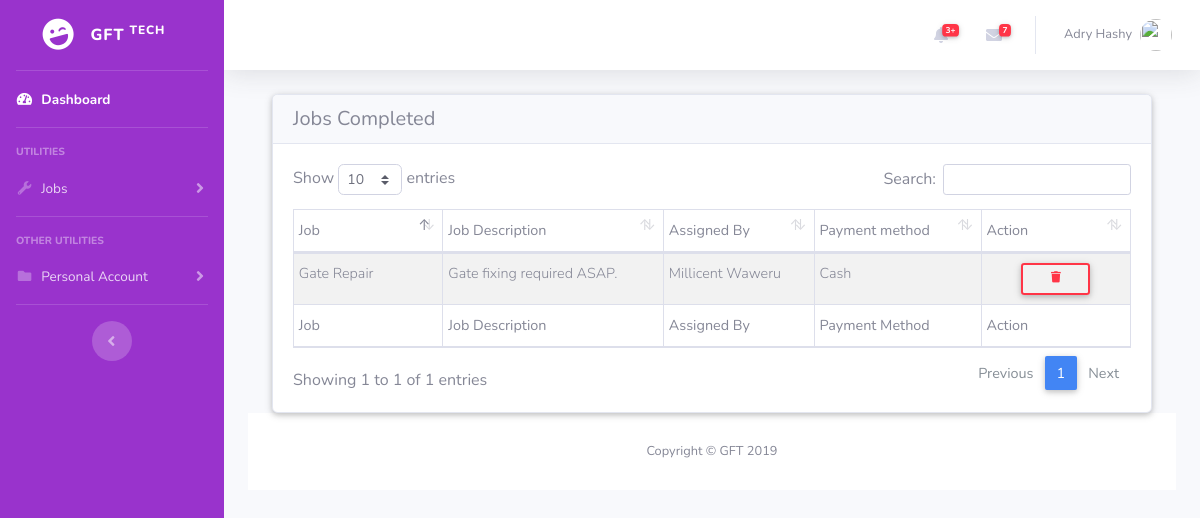
The page /tech/jobscompleted.php (signed in) on the database its author committed.
### tables this page shows
CREATE TABLE `users` (
  `C_id` int(255) NOT NULL,
  `first_name` varchar(255) NOT NULL,
  `second_name` varchar(255) NOT NULL,
  `national_id` int(20) NOT NULL,
  `email` varchar(100) NOT NULL,
  `password` varchar(100) NOT NULL,
  `role` varchar(100) NOT NULL
);

CREATE TABLE `job` (
  `J_Id` int(100) NOT NULL,
  `job_name` varchar(20) NOT NULL,
  `job_description` varchar(255) NOT NULL,
  `skill_needed` varchar(50) NOT NULL,
  `assigned_by` varchar(100) NOT NULL,
  `assigned_to` varchar(100) NOT NULL,
  `payment_method` varchar(20) NOT NULL,
  `job_status` tinyint(1) NOT NULL
);

### tech/jobscompleted.php (the view, shortened to what this page needs)
<!DOCTYPE html>
<html>
<head>
  <link href="../Admin/vendor/fontawesome-free/css/all.min.css" rel="stylesheet" type="text/css">
  <link href="../bootstrap-4.2.1-dist/css/mdb.min.css" rel="stylesheet">
  <link href="../Admin/css/sb-admin-2.min.css" rel="stylesheet">
  <link href="../Admin/vendor/datatables/dataTables.bootstrap4.min.css" rel="stylesheet">
</head>
<body id="page-top">
  <div id="wrapper">
  <?php include '../includes/TechNav.php';?>
    <div id="content-wrapper" class="d-flex flex-column">
      <div id="content">
        <?php include '../includes/TechTop.php'; ?>
        <div class="container-fluid">
        <div class="container-fluid">
          <div class="card">
            <h5 class="card-header h5">Jobs Completed</h5>
          <div class="card-body">
          <table id="dataTable" class="table table-striped table-bordered table-sm" cellspacing="0" width="100%">
            <thead>
              <tr>
              <th class="th-sm">Job</th>
              <th class="th-sm">Job Description</th>
              <th class="th-sm">Assigned By</th>
              <th class="th-sm">Payment method</th>
              <th class="th-sm">Action</th>
              </tr>
            </thead>
            <tbody>
              <?php
                  $jobcompleted = mysqli_query($con, "SELECT * FROM job WHERE job_status=2");
                  while ($row = mysqli_fetch_array($jobcompleted)) {
              ?>
              <tr>
                <td><?php echo $row['job_name'] ;?></td>
                <td><?php echo $row['job_description'] ;?></td>
                <td><?php echo $row['assigned_by'] ;?></td>
                <td><?php echo $row['payment_method'] ;?></td>
                <td class='text-center'>
                  <button type='button' class='btn btn-outline-danger btn-sm m-0 waves-effect' data-toggle='modal' data-target="#DeleteJob<?= $row['J_Id']; ?>"> <i class='fas fa-fw fa-trash'></i></button>
                </td>
              </tr>
              <?php }
          ?>
            </tbody>
            <tfoot>
              <tr>
              <th class="th-sm">Job</th>
              <th class="th-sm">Job Description</th>
              <th class="th-sm">Assigned By</th>
              <th class="th-sm">Payment Method</th>
              <th class="th-sm">Action</th>
              </tr>
            </tfoot>
          </table>
        </div>
        </div>
      </div>
    <?php include '../includes/AdminFoot.php'; ?>
    </div>
</body>
</html>

### includes/TechTop.php (shortened to what this page needs)
<?php
    if($_SESSION['tech'])
  {
      include '../includes/db-conn.php';
      $email=$_SESSION['tech'];
      $user = mysqli_query($con, "SELECT * FROM users WHERE `email`='$email'");
      while($get_user = mysqli_fetch_assoc($user))
      {
          $fname=$get_user['first_name'];
          $sname=$get_user['second_name'];
          $names = $fname.' '.$sname;
      }
  }
  else{
      header('location:../login.php');
  }
?>
<!DOCTYPE html>
<html>
<head>
</head>
        <nav class="navbar navbar-expand navbar-light bg-white topbar mb-4 static-top shadow">
          <ul class="navbar-nav ml-auto">
            <li class="nav-item dropdown no-arrow mx-1">
              <a class="nav-link dropdown-toggle" href="#" id="alertsDropdown" role="button" data-toggle="dropdown" aria-haspopup="true" aria-expanded="false">
                <i class="fas fa-bell fa-fw"></i>
                <span class="badge badge-danger badge-counter">3+</span>
              </a>
            </li>
            <li class="nav-item dropdown no-arrow mx-1">
              <a class="nav-link dropdown-toggle" href="#" id="messagesDropdown" role="button" data-toggle="dropdown" aria-haspopup="true" aria-expanded="false">
                <i class="fas fa-envelope fa-fw"></i>
                <span class="badge badge-danger badge-counter">7</span>
              </a>
            </li>
            <li class="nav-item dropdown no-arrow">
              <a class="nav-link dropdown-toggle" href="#" id="userDropdown" role="button" data-toggle="dropdown" aria-haspopup="true" aria-expanded="false">
                <span class="mr-2 d-none d-lg-inline text-gray-600 small"><?php echo $names; ?></span>
                <img class="img-profile rounded-circle" src="<?php echo $url; ?>">
              </a>
            </li>
          </ul>
        </nav>
</html>

### rows shown on the page
users: names "Adry Hashy"
job: job_name "Gate Repair", job_description "Gate fixing required ASAP.", assigned_by "Millicent Waweru", payment_method "Cash"
